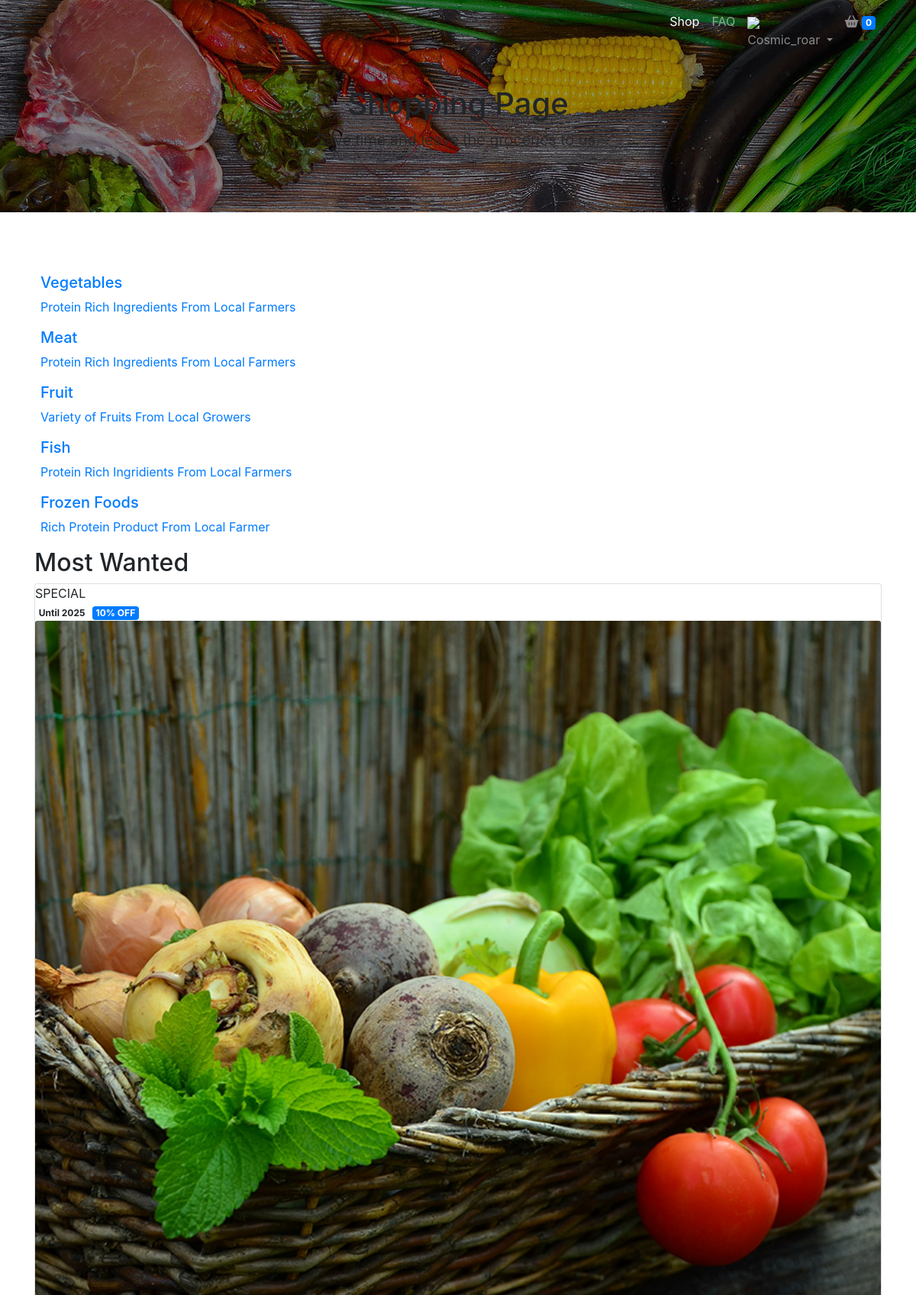
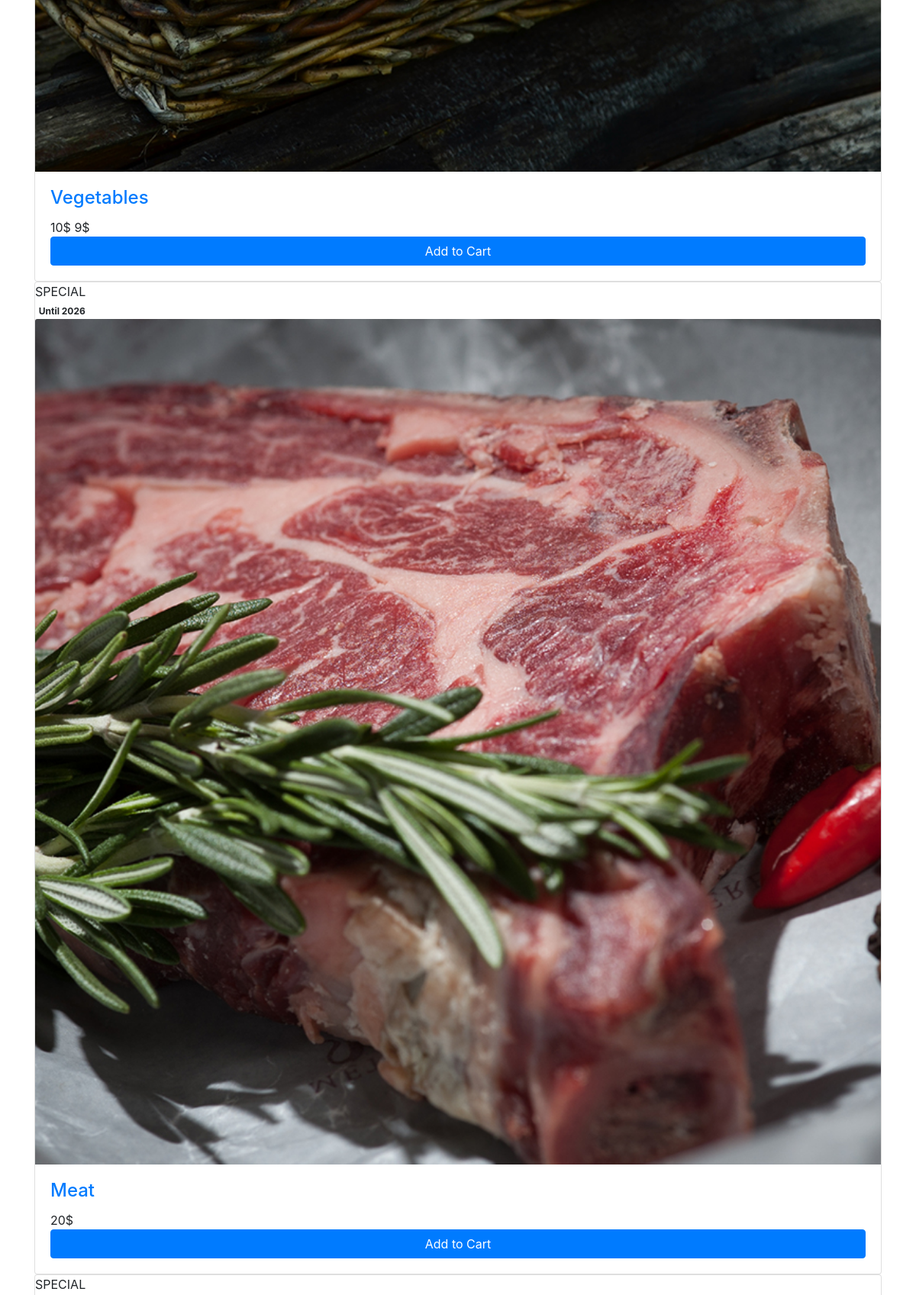
/shop.php (signed in, upper part), run on the app's committed database (2 pictures, top to bottom).
### tables this page shows
CREATE TABLE `categories` (
  `id` int(11) NOT NULL,
  `name` varchar(200) NOT NULL,
  `image` varchar(200) NOT NULL,
  `icon` varchar(200) NOT NULL,
  `description` varchar(200) NOT NULL,
  `created_at` timestamp NOT NULL DEFAULT CURRENT_TIMESTAMP,
  `update_by` varchar(200) DEFAULT NULL,
  `update_at` varchar(200) DEFAULT NULL
);

CREATE TABLE `products` (
  `id` int(11) NOT NULL,
  `title` varchar(200) NOT NULL,
  `description` text NOT NULL,
  `price` varchar(10) NOT NULL,
  `discount` int(11) NOT NULL DEFAULT '0',
  `quantity` int(11) NOT NULL DEFAULT '1',
  `exp_date` varchar(200) NOT NULL,
  `category_id` int(11) NOT NULL,
  `status` int(11) NOT NULL DEFAULT '1',
  `created_at` timestamp NOT NULL DEFAULT CURRENT_TIMESTAMP,
  `update_by` varchar(200) DEFAULT NULL,
  `update_at` varchar(200) DEFAULT NULL,
  `image` varchar(200) NOT NULL
);

### shop.php (the view, shortened to what this page needs)
<?php require "includes/header.php"; ?>
<?php require "config/config.php";?>
<?php
    $categories = $conn->query("SELECT * FROM categories");
    $categories->execute();
    $allCategories = $categories->fetchAll(PDO::FETCH_OBJ);
    $mostProduct = $conn->query("SELECT * FROM products WHERE status=1;");
    $allProduct = $mostProduct->fetchAll(PDO::FETCH_OBJ);
    function dis_pro($discount,$price){
    return $discount_p=$price - ($price * ($discount/100));
    }
?>
    <div id="page-content" class="page-content">
        <div class="banner">
            <div class="jumbotron jumbotron-bg text-center rounded-0" style="background-image: url('assets/img/bg-header.jpg');">
                <div class="container">
                    <h1 class="pt-5">
                        Shopping Page
                    </h1>
                    <p class="lead">
                        Save time and leave the groceries to us.
                    </p>
                </div>
            </div>
        </div>
        <div class="container">
            <div class="row">
                <div class="col-md-12">
                    <div class="shop-categories owl-carousel mt-5">
                        <?php foreach ($allCategories as $category) : ?>
                            <div class="item">
                                <a href="#<?php echo $category->name;?>">
                                    <div class="media d-flex align-items-center justify-content-center">
                                        <div class="media-body">
                                            <h5><?php echo $category->name?></h5>
                                            <p><?php echo $category->description?></p>
                                        </div>
                                    </div>
                                </a>
                            </div>
                        <?php endforeach; ?>
                    </div>
                </div>
            </div>
        </div>
        <section id="most-wanted">
            <div class="container">
                <div class="row">
                    <div class="col-md-12">
                        <h2 class="title">Most Wanted</h2>
                            <div class="product-carousel owl-carousel">
                                <?php foreach ($allProduct as $product) : ?>
                                    <div class="item">
                                        <div class="card card-product">
                                            <div class="card-ribbon">
                                                <div class="card-ribbon-container right">
                                                    <span class="ribbon ribbon-primary">SPECIAL</span>
                                                </div>
                                            </div>
                                            <div class="card-badge">
                                                <div class="card-badge-container left">
                                                    <?php if ($product->discount>0) : ?>
                                                    <span class="badge badge-default">
                                                        Until <?php echo $product->exp_date?>
                                                    </span>
                                                    <span class="badge badge-primary">
                                                        <?php echo $product->discount. "% OFF"; ?>
                                                    </span>
                                                    <?php else : ?>
                                                    <span class="badge badge-default">
                                                        Until <?php echo $product->exp_date?>
                                                    </span>
                                                    <?php endif; ?>
                                                </div>
                                                <img src="<?php echo IMGURLPRO;?><?php echo $product->image; ?>" alt="Card image 2" class="card-img-top">
                                            </div>
                                            <div class="card-body">
                                                <h4 class="card-title">
                                                    <a href="detail-product.html"><?php echo $product->title?></a>
                                                </h4>
                                            <div class="card-price">
                                                <?php if($product->discount> 0) : ?>
                                                    <span class="discount"><?php echo $product->price ."$"?></span>
                                                    <span class="reguler"><?php echo dis_pro($product->discount,$product->price)."$"?></span>
                                                <?php else: ?>
                                                    <span class="reguler"><?php echo $product->price?>$</span>
                                                <?php endif ; ?>
                                            </div>
                                            <?php if($product->quantity==0):?>
                                            <button class="btn btn-block btn-danger text-white" disabled>
                                                Out of Stock
                                            </button>
                                            <?php else:?>
                                            <a href="<?php echo APPURL;?>/products/detail-product.php?id=<?php echo $product->id; ?>" class="btn btn-block btn-primary">
                                                Add to Cart
                                            </a>
                                            <?php endif;?>
                                        </div>
                                    </div>
                                </div>
                            <?php endforeach;?>
                        </div>
                    </div>
                </div>
            </div>
        </section>
    </div>
<?php require "includes/footer.php"; ?>

### data on the page
categories: name "Vegetables", description "Protein Rich Ingredients From Local Farmers"
categories: name "Meat", description "Protein Rich Ingredients From Local Farmers"
categories: name "Fruit", description "Variety of Fruits From Local Growers"
categories: name "Fish", description "Protein Rich Ingridients From Local Farmers"
categories: name "Frozen Foods", description "Rich Protein Product From Local Farmer"
products: exp_date "2025", discount "10", image (picture), title "Vegetables", price "10", dis_pro($product->discount,$product->price) "9"
products: exp_date "2026", image (picture), title "Meat", price "20"

### other printed values
$_SESSION["username"] "Cosmic_roar"
$num->num_products "0"
